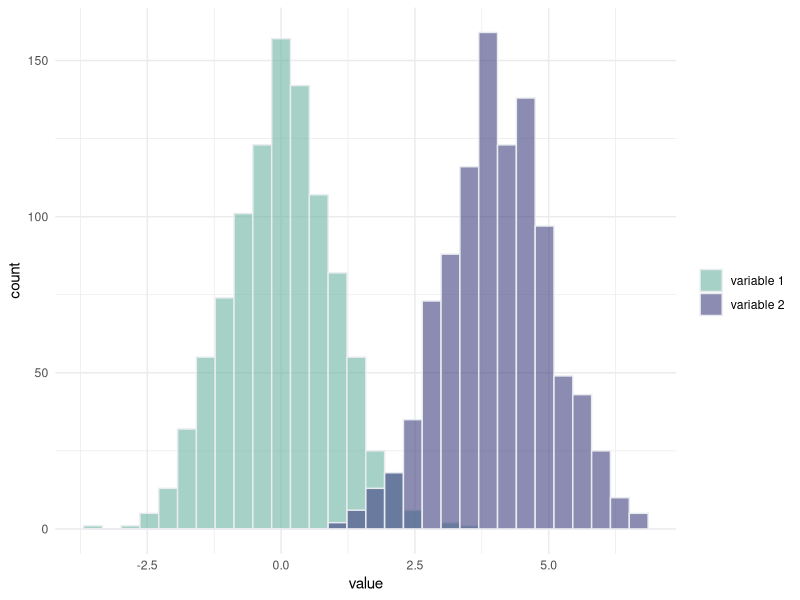
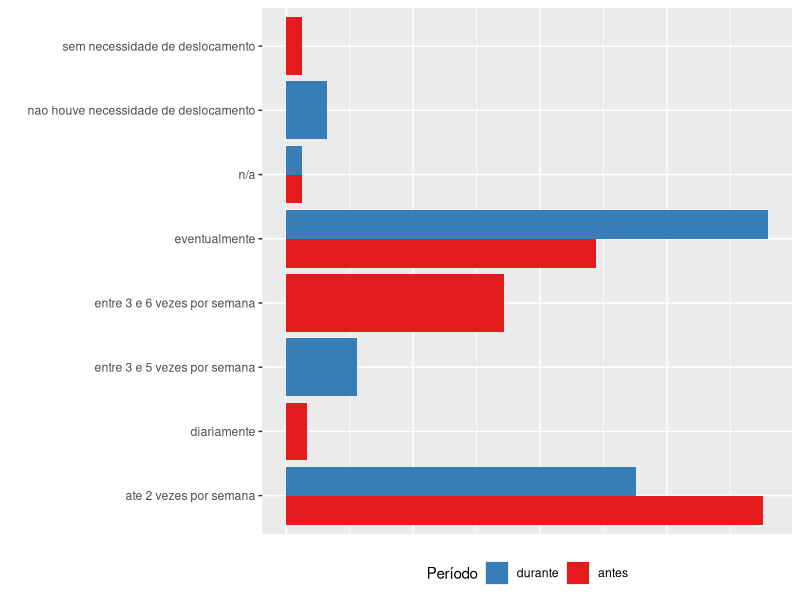

The R source for these figures, in order:
## ---- chunk 1
install.packages("reshape2")
## ---- chunk 2
# library
library(tidyverse)
library(reshape2)


# Build dataset with different distributions
data <- data.frame(
  type = c( rep("variable 1", 1000), rep("variable 2", 1000) ),
  value = c( rnorm(1000), rnorm(1000, mean=4) )
)

# Represent it
p <- data %>%
  ggplot( aes(x=value, fill=type)) +
    geom_histogram( color="#e9ecef", alpha=0.6, position = 'identity') +
    scale_fill_manual(values=c("#69b3a2", "#404080")) +
    theme_minimal() +
    labs(fill="")

p
## ---- chunk 3

dados_bh <- read_delim("content/disciplinas/intror_master/data/dados_bh.csv", 
    delim = ";", escape_double = FALSE, trim_ws = TRUE)
## ---- chunk 4

internet_antes <- dados_bh %>% 
  select(internet_compras_antes) %>% 
  mutate(dado = "antes") %>% 
  rename("internet" = "internet_compras_antes")


internet_depois <- dados_bh %>% 
  select(internet_compras_depois) %>% 
  mutate(dado = "durante") %>% 
  rename("internet" = "internet_compras_depois")


data_plot <- data.frame(rbind(internet_antes, internet_depois))

data_plot_long <- data_plot %>% 
  melt(id.vars = c("dado"), value.name = "freq", na.rm = TRUE, factorsAsStrings = FALSE) %>% 
  select(!variable)

## ---- chunk 5
ggplot(data_plot_long) + 
  geom_bar(aes(x = freq, fill = dado), position = "dodge") +
  coord_flip() +
  labs(x = "", y = "", fill = "Período") +
  xlab("") +
  ylab("") +
  guides(fill = guide_legend(reverse=T)) +
  theme(legend.position = "bottom", axis.title.x=element_blank(), axis.text.x=element_blank(), axis.ticks.x=element_blank()) +
  scale_fill_brewer(palette = "Set1") 
